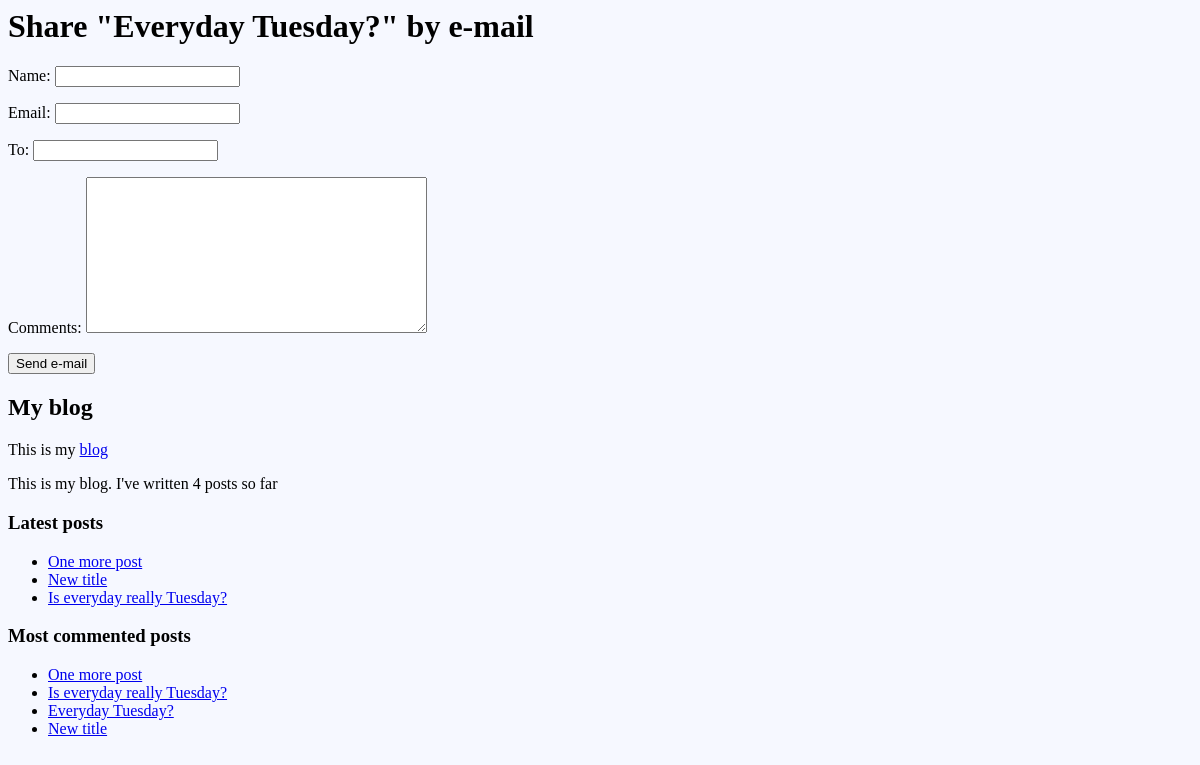
Before: /blog/2/share/ with the older database file.
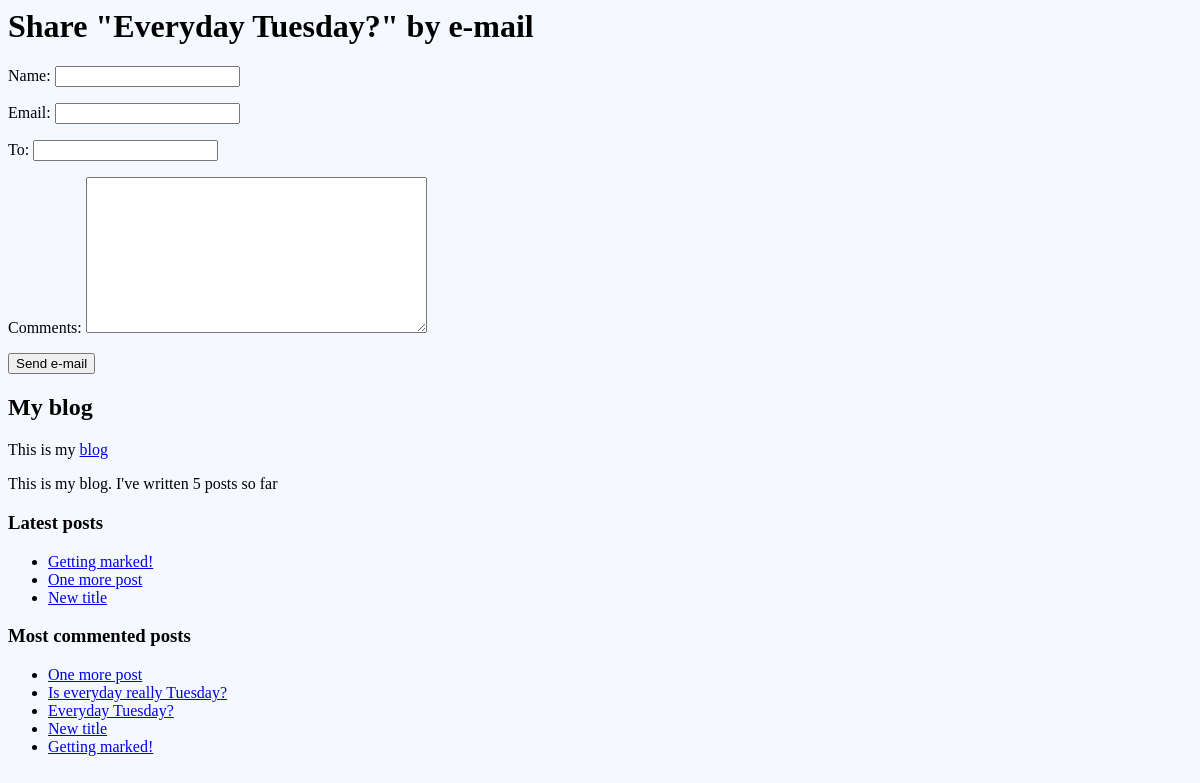
After: the same page with the newer database file.
### blog/models.py (models this page shows, shortened)
class Post(models.Model):
    STATUS_CHOICES = (
        ('draft', 'Draft'),
        ('published', 'Published'),
    )
    title = models.CharField(max_length=250)
    slug = models.SlugField(max_length=250, unique_for_date='publish')
    author = models.ForeignKey(User, on_delete=models.CASCADE,related_name='blog_posts')
    body=models.TextField()
    publish = models.DateTimeField(default=timezone.now)
    created = models.DateTimeField(auto_now_add=True)
    updated = models.DateTimeField(auto_now=True)
    status = models.CharField(max_length=10, choices=STATUS_CHOICES, default='draft')
    tags = TaggableManager()
    class Meta:
        ordering = ('-publish',)
    objects = models.Manager() # The default manager.
    published = PublishedManager() # Our custom manager.
    def get_absolute_url(self):
        return reverse('blog:post_detail',
                        args=[self.publish.year,
                              self.publish.month,
                              self.publish.day,
                              self.slug])

### blog/views.py (the view)
def post_share(request, post_id):
    post = get_object_or_404(Post, id=post_id, status='published')
    sent = False
    if request.method == 'POST':
        form = EmailPostForm(request.POST)
        if form.is_valid():
            cd = form.cleaned_data
            post_url = request.build_absolute_uri(
                                            post.get_absolute_url())
            subject = '{} ({}) recommends you reading "{}"'.format(cd['name'], cd['email'], post.title)
            message = 'Read "{}" at {}\n\n{}\'scomments:{}'.format(post.title, post_url, cd['name'], cd['comments'])
            send_mail(subject, message, 'admin@myblog.com', [cd['to']])
            sent = True
    else:
        form = EmailPostForm()
    return render(request, 'blog/post/share.html', {'post': post,
                                                    'form': form})

### blog/forms.py
class EmailPostForm(forms.Form):
    name = forms.CharField(max_length=25)
    email = forms.EmailField()
    to = forms.EmailField()
    comments = forms.CharField(required=False,
                               widget=forms.Textarea)

### blog/models.py (called while the page is built)
    def get_queryset(self):
        return super(PublishedManager,
                     self).get_queryset()\
                          .filter(status='published')

### blog/templatetags/blog_tags.py (called while the page is built)
@register.simple_tag
def total_posts():
    return Post.published.count()

@register.inclusion_tag('blog/post/latest_posts.html')
def show_latest_posts(count=5):
    latest_posts = Post.published.order_by('-publish')[:count]
    return {'latest_posts': latest_posts}

@register.simple_tag
def get_most_commented_posts(count=5):
    return Post.published.annotate(
        total_comments=Count('comments')
    ).order_by('-total_comments')[:count]

### blog/templates/blog/post/share.html (shortened to what this page needs)
{% extends "blog/base.html" %}
{% block content %}
    {% if sent %}
        <h1>E-mail successfully sent</h1>
        <p>"{{ post.title }}" wass successfully sent to {{ form.cleaned_data.to }}</p>
    {% else %}
        <h1>Share "{{ post.title }}" by e-mail</h1>
        <form action="." method="post">
            {{ form.as_p }}
            <input type="submit" value="Send e-mail">
        </form>
    {% endif %}
{% endblock %}

### blog/templates/blog/base.html (shortened to what this page needs)
{% load blog_tags %}
{% load static %}
<html lang="en">
<head>
    <link rel="stylesheet" href="{% static 'blog/css/style.css' %}">
</head>
<body>
    <div id="content">
        {% block content %}
        {% endblock %}
    </div>
    <div id="sidebar">
        <h2>My blog</h2>
        <p>This is my <a href="/blog/">blog</a></p>
        <p>This is my blog. I've written {% total_posts %} posts so far</p>
        <h3>Latest posts</h3>
        {% show_latest_posts 3 %}
        <h3>Most commented posts</h3>
        {% get_most_commented_posts as most_commented_posts %}
        <ul>
            {% for post in most_commented_posts %}
            <li>
                <a href="{{ post.get_absolute_url }}">{{ post.title }}</a>
            </li>
            {% endfor %}
        </ul>
    </div>
</body>
</html>

### blog/templates/blog/post/latest_posts.html
<ul>
{% for post in latest_posts %}
    <li>
        <a href="{{ post.get_absolute_url }}">{{ post.title }}</a>
    </li>
{% endfor %}
</ul>

Changed rows visible on the page:
no longer on one of the page's lists (row unchanged): Post: title "Is everyday really Tuesday?"
added Post: title "Getting marked!"
Other visible differences:
text no longer shown: "4"
text now shown: "5"
